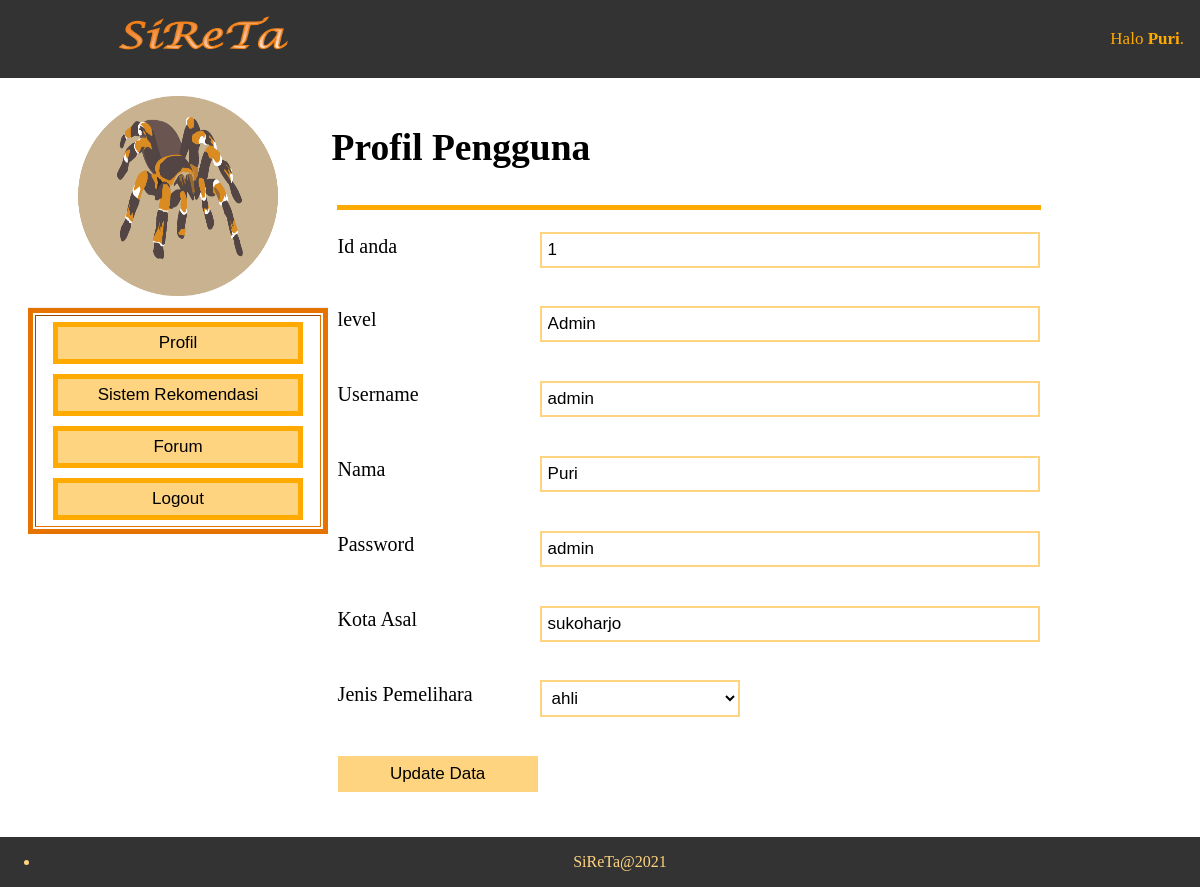
Screenshot of /user/profil_user.php (signed in) with the database file from the repository.
### tables this page shows
CREATE TABLE `user` (
  `id_user` int(10) NOT NULL,
  `nama` varchar(50) NOT NULL,
  `username` varchar(20) NOT NULL,
  `password` varchar(10) NOT NULL,
  `level` enum('Admin','User') NOT NULL,
  `kota` varchar(20) NOT NULL,
  `jenis_pemelihara` varchar(20) NOT NULL
);

### user/profil_user.php (the view, shortened to what this page needs)
<?php include 'header.php'; ?>
	<div class="kanan2">
		<h2 >Profil Pengguna</h2>
        <?php
            $aaa=mysqli_query($koneksi,"select * from user where username ='$username'")or die(mysqli_error());
            while($a=mysqli_fetch_array($aaa)){
                $pemelihara=$a['jenis_pemelihara'];
        ?>
        <form method="POST" action="../function/update_user1.php" style="padding : 5px;">
            <table class="table1">
            <tr height="75px">
                    <td class="col-md-1">Id anda</td>
                    <td><input type="text" placeholder="id user" name="id_user" value="<?php echo $a['id_user'] ?>" readonly></td>
                </tr>
                <tr height="75px">
                    <td class="col-md-1">level</td>
                    <td><input type="text" placeholder="level" name="level" value="<?php echo $a['level'] ?>" readonly></td>
                </tr>
                <tr height="75px">
                    <td class="col-md-1">Username</td>
                    <td><input type="text" placeholder="username" name="username" value="<?php echo $a['username'] ?>" readonly></td>
                </tr>
                <tr height="75px">
                    <td class="col-md-1">Nama</td>
                    <td><input type="text" placeholder="Nama" name="nama" value="<?php echo $a['nama'] ?>" required></td>
                </tr>
                <tr height="75px">
                    <td class="col-md-1">Password</td>
                    <td><input type="text" placeholder="password" name="password" value="<?php echo $a['password'] ?>" required></td>
                </tr>
                <tr height="75px">
                    <td class="col-md-1">Kota Asal</td>
                    <td><input type="text" placeholder="kota asal" name="kota" value="<?php echo $a['kota'] ?>" required></td>
                </tr>
                <tr height="75px">
                    <td class="col-md-1">Jenis Pemelihara</td>
                    <td ><select name="pemelihara" >
                            <option value="ahli"
                            <?php if ($pemelihara =='ahli') {echo"selected";}?>
                            >ahli</option>
                        </select>
                        </td>
                </tr>
                <tr height="75px">
                    <td><input type="submit" value="Update Data" ></td>
                </tr>
            </table>
        </form>
    </div>
        <?php
        }
        ?>
<?php include 'footer.php';?>

### user/header.php (shortened to what this page needs)
<html>
<head>
	<link rel="stylesheet" type="text/css" href="../css/tartul.css">
</head>
<body>
	<?php
		include '../function/koneksi.php';
		$username = $_SESSION['username'];
	?>
	<?php
        $user=mysqli_query($koneksi,"select * from user where username ='$username' ");
    	while($u=mysqli_fetch_array($user)){
    ?>
        <div class="topnav">
		  <a><img class="tulisan" src="../image/based/sireta.png"></a>
		  <div class="login-container">
                <a>Halo <b><?php echo $u['nama']; ?></b>.</a>
		  </div>
		</div>
	<?php } ?>
		<div class="container" style="margin:8% auto;">
				<div class="kiri2">
                   <div >
				   <table border="5" width="300px" height="200px" style="text-align :center; border: none;border-collapse: collapse;">
				   <tr><td class="logokiri">
					   <img class="logo" src="../image/based/logo.png" onclick= "location.href='user.php'">
				   </td></tr>
					</table>
                   <table border="5" width="300px" height="200px" style="text-align :center; border: 5px solid #e67300;">
				   <tr><td>
				   		<button onclick= "location.href='Profil_user.php'">Profil</button>
						<button onclick= "location.href='Sr.php'">Sistem Rekomendasi</button>
						<button onclick= "location.href='forum.php'">Forum</button>
						<button onclick= "location.href='../function/logout.php'">Logout</button>
					</td></tr>
					</table>
					</div>
				</div>

### css/tartul.css (style rules this page uses)
img.tulisan { padding-left: 100px; width: 200px; height: 50px; }
img.logo { width: 200px; height: 200px; margin-left: AUTO; margin-right: auto; display:block; padding-bottom: 10px; cursor: pointer; }
.topnav { background-color: #333; overflow: hidden; position: fixed; left: 0; top: 0; width: 100%; }
.topnav a { float: left; text-align: center; padding: 14px 16px; text-decoration: none; font-size: 17px; color : #ffaa00; }
.topnav .login-container { padding-top: 15px; float: right; }
.container .kanan2 { text-align : left; font-size : 25px; float: right; height: 100%; width: 60%; padding-Right : 150px; }
.container .kiri2 { text-align : center; float: left; height: 100%; width: 25%; padding-left : 20px; }
.container input[type=text] { padding: 6px; margin-top: 8px; font-size: 17px; border: 2px solid #ffd480; width: 200px; }
.table1 input[type=text] { padding: 6px; margin-top: 8px; font-size: 17px; border: 2px solid #ffd480; width: 500px; }
.container input[type=submit] { padding: 6px; margin-top: 8px; font-size: 17px; border: 2px solid #ffd480; width: 200px; background: #ffd480; cursor: pointer; }
.container .kiri2 button { padding: 6px; margin-top: 5px; margin-bottom: 5px; font-size: 17px; border: 5px solid #ffaa00; width: 250px; background: #ffd480; cursor: pointer; }
.col-md-1 { width: 8.33333333%; text-align : left; }
.table1 .col-md-1 { width: 8.33333333%; text-align : left; }
.table1 { border-top: 5px solid #ffaa00; border-collapse: collapse; padding : 15px; height:200px; font-size: 20px; }
.table1 select { outline: 0; background-color: transparent; padding: 6px; margin-top: 8px; font-size: 17px; border: 2px solid #ffd480; width: 200px; }
.logokiri { border-right: none; border-left: none; border-top: none }

### rows the page displays
user: nama "Puri", id_user "1", level "Admin", username "admin", password "admin", kota "sukoharjo", pemelihara "ahli"
